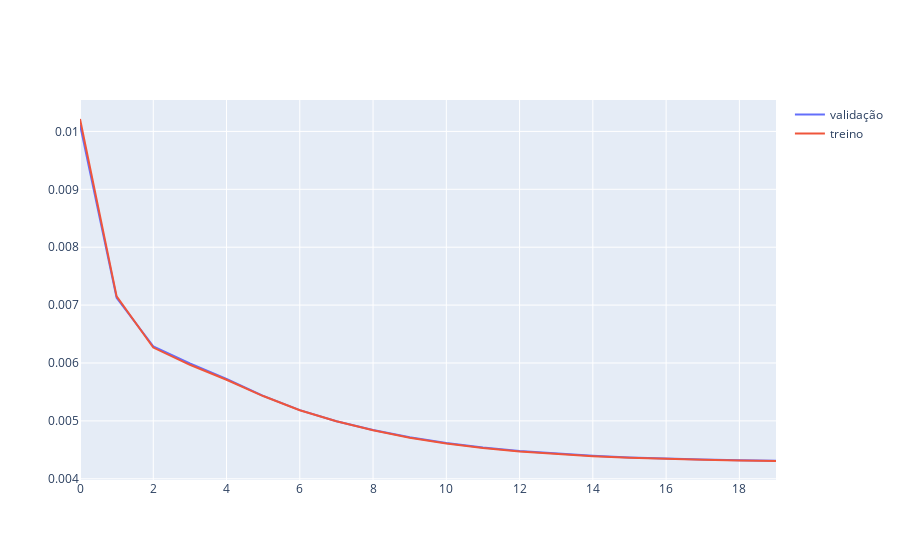
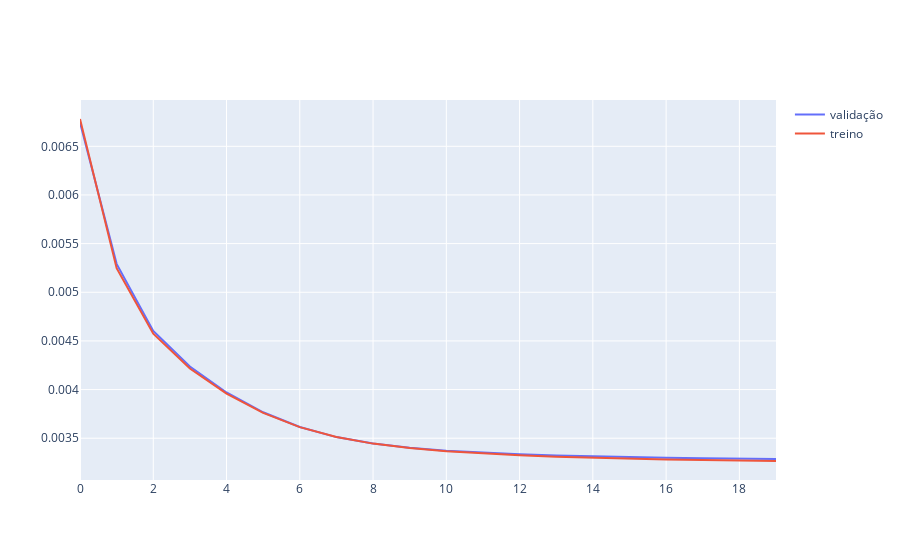
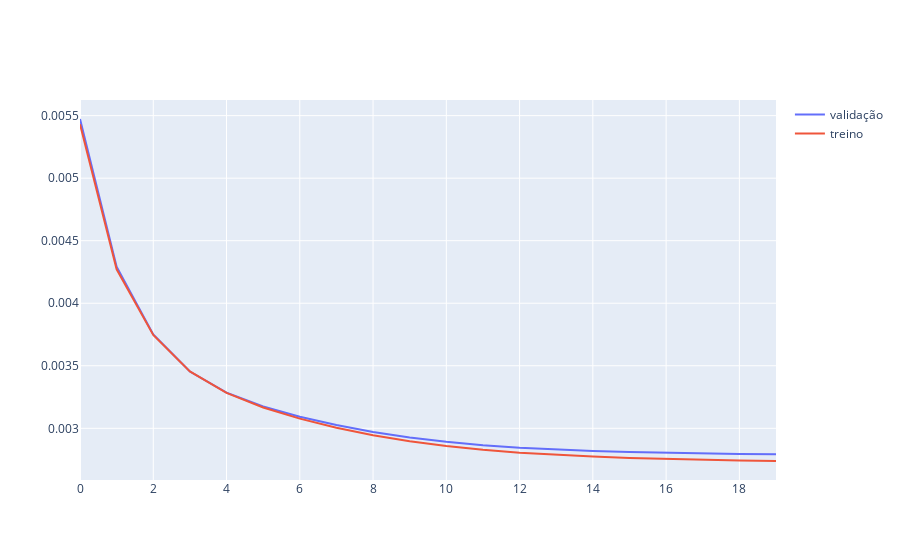
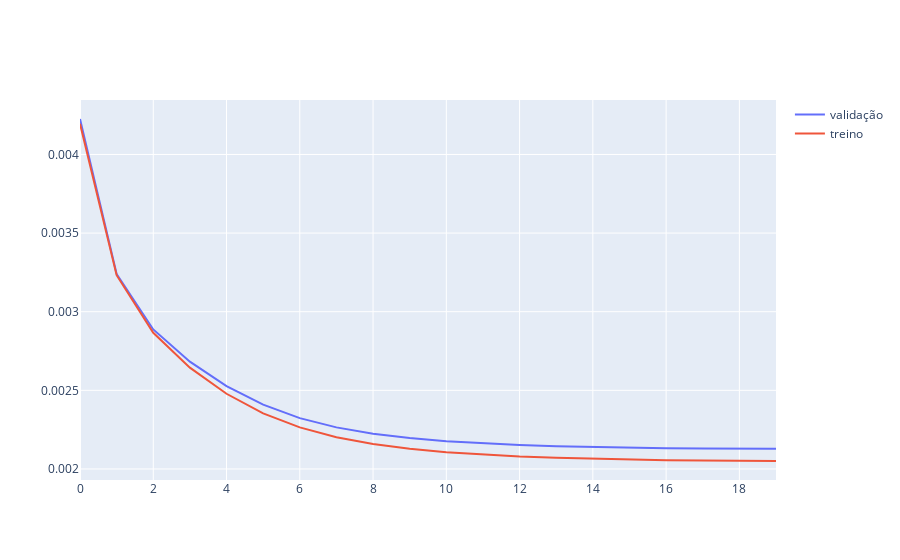

Here is the notebook cell these charts were saved with, in order:
### Code cell
for i, dim in enumerate(lat_dim):
    models1[i] = automlpacc(dim).to(device)
    loss_fn = nn.MSELoss()
    optimizer = optim.Adam(models1[i].parameters(), lr=0.001)
    n_epochs = 20   # number of epochs to run
    batch_size = 150  # size of each batch
    batch_start = torch.arange(0, len(X_train), batch_size)
    trainLoss = []
    valLoss = []
    for epoch in range(n_epochs):
        models1[i].train()
        with tqdm(batch_start, unit="batch", mininterval=0, disable=False) as bar:
            bar.set_description(f"Epoch {epoch}")
            for start in bar:
                # take a batch
                X_batch = X_train[start:start+batch_size,:]
                # forward pass
                Xh = models1[i](X_batch)
                loss = loss_fn(Xh, X_batch)
                # backward pass
                optimizer.zero_grad()
                loss.backward()
                # update weights
                optimizer.step()
                # print progress
                bar.set_postfix(loss=float(loss))
        # evaluate accuracy at end of each epoch
        models1[i].eval()
        Xh = models1[i](X_val)
        valLoss.append(float(loss_fn(Xh, X_val)))
        Xh = models1[i](X_train)
        trainLoss.append(float(loss_fn(Xh, X_train)))
    fig = go.Figure()
    fig.add_trace(go.Scatter(y=valLoss, mode="lines", showlegend=True, name='validação'))
    fig.add_trace(go.Scatter(y=trainLoss, mode="lines", showlegend=True, name='treino'))
    fig.show()

### Figure 1 — Plotly figure (JSON) as saved in the notebook; plotly's stock layout.template omitted (floating-point values rounded to 4 significant figures)
{"data": [{"mode": "lines", "name": "validação", "showlegend": true, "type": "scatter", "y": [0.01012, 0.007124, 0.006288, 0.005991, 0.005723, 0.005433, 0.005185, 0.004995, 0.004841, 0.004716, 0.004618, 0.004541, 0.004481, 0.004434, 0.004398, 0.004369, 0.004348, 0.004332, 0.00432, 0.004311]}, {"mode": "lines", "name": "treino", "showlegend": true, "type": "scatter", "y": [0.01021, 0.007151, 0.006267, 0.005969, 0.00571, 0.005429, 0.005185, 0.004993, 0.004837, 0.004709, 0.004609, 0.004532, 0.004472, 0.004426, 0.00439, 0.004363, 0.004343, 0.004328, 0.004316, 0.004307]}], "layout": {}}

### Figure 2 — Plotly figure (JSON) as saved in the notebook; plotly's stock layout.template omitted (floating-point values rounded to 4 significant figures)
{"data": [{"mode": "lines", "name": "validação", "showlegend": true, "type": "scatter", "y": [0.006745, 0.005292, 0.004603, 0.004236, 0.00397, 0.003767, 0.003616, 0.003512, 0.003445, 0.003402, 0.003372, 0.003351, 0.003335, 0.003323, 0.003313, 0.003305, 0.003299, 0.003293, 0.003289, 0.003285]}, {"mode": "lines", "name": "treino", "showlegend": true, "type": "scatter", "y": [0.006781, 0.005247, 0.004574, 0.004217, 0.003958, 0.003761, 0.003614, 0.003512, 0.003445, 0.003399, 0.003367, 0.003343, 0.003325, 0.003311, 0.003299, 0.00329, 0.003282, 0.003276, 0.00327, 0.003266]}], "layout": {}}

### Figure 3 — Plotly figure (JSON) as saved in the notebook; plotly's stock layout.template omitted (floating-point values rounded to 4 significant figures)
{"data": [{"mode": "lines", "name": "validação", "showlegend": true, "type": "scatter", "y": [0.005473, 0.004292, 0.00375, 0.003454, 0.003285, 0.003175, 0.003092, 0.003026, 0.002971, 0.002927, 0.002892, 0.002865, 0.002844, 0.002829, 0.002818, 0.00281, 0.002804, 0.002799, 0.002795, 0.002792]}, {"mode": "lines", "name": "treino", "showlegend": true, "type": "scatter", "y": [0.005432, 0.004271, 0.003747, 0.003454, 0.003283, 0.003166, 0.003077, 0.003005, 0.002945, 0.002897, 0.002858, 0.002828, 0.002805, 0.002787, 0.002774, 0.002763, 0.002755, 0.002749, 0.002743, 0.002739]}], "layout": {}}

### Figure 4 — Plotly figure (JSON) as saved in the notebook; plotly's stock layout.template omitted (floating-point values rounded to 4 significant figures)
{"data": [{"mode": "lines", "name": "validação", "showlegend": true, "type": "scatter", "y": [0.004226, 0.00324, 0.002887, 0.002682, 0.002527, 0.002409, 0.002323, 0.002264, 0.002224, 0.002196, 0.002177, 0.002163, 0.002152, 0.002145, 0.00214, 0.002135, 0.002132, 0.00213, 0.002129, 0.002128]}, {"mode": "lines", "name": "treino", "showlegend": true, "type": "scatter", "y": [0.004196, 0.003232, 0.002866, 0.002644, 0.002478, 0.002353, 0.002264, 0.002202, 0.002159, 0.002129, 0.002107, 0.002091, 0.002079, 0.002071, 0.002064, 0.002059, 0.002056, 0.002053, 0.002052, 0.002051]}], "layout": {}}
